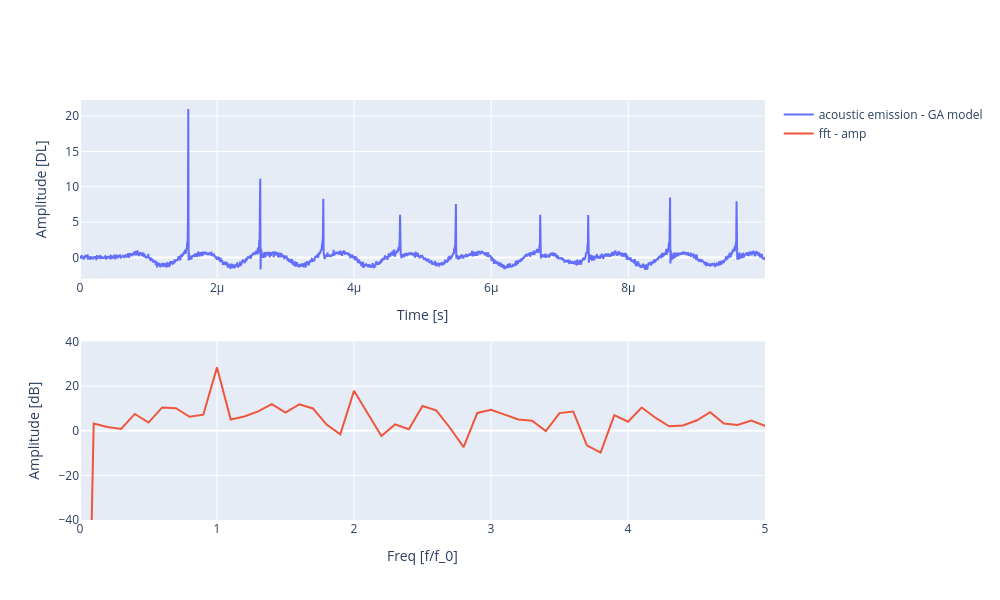

The notebook cell this image was saved under:
### Code cell
# Plot generated data
fft_lim = 5
fft_data, freq = fft(data_processed, sampling_rate, frequency)
psd_data, psd_freq = psd(data_processed, sampling_rate, frequency)

# plot sound wave and fft
fig = make_subplots(rows=2, cols=1)
fig.add_trace(
    go.Scatter(x=t_plot, y=data_processed, mode="lines", name="acoustic emission - GA model"), row=1, col=1
)
fig.add_trace(
    go.Scatter(x=psd_freq, y=to_dB(psd_data), 
               mode="lines", name="fft - amp"),
    row=2,
    col=1,
)
# fig.add_trace(
#     go.Scatter(
#         x=freq, y=np.angle(fft_data, deg=True), mode="lines", name="fft - phase"
#     ),
#     row=3,
#     col=1,
# )

fig.update_layout(
    height=600,
    width=1000,
    xaxis1=dict(title="Time [s]"),
    xaxis2=dict(title="Freq [f/f_0]", range=[0, fft_lim]),
    # xaxis3=dict(title="Freq [f/f_0]", range=[0, fft_lim]),
    yaxis1=dict(title="Amplitude [DL]"),
    yaxis2=dict(title="Amplitude [dB]",range=[-40,40]),
    # yaxis3=dict(title="Amplitude [rad]"),
)
fig.show()
if savefig_flag:
    save_figure(fig, f"GA_pressure_{result_id}")

### Figure 1 — Plotly figure (JSON) as saved in the notebook; plotly's stock layout.template omitted (floating-point values rounded to 4 significant figures; data arrays with more than 128 entries replaced by an {"elided": "..."} marker saying what was removed)
{"data": [{"mode": "lines", "name": "acoustic emission - GA model", "type": "scatter", "x": {"elided": "2000 float values"}, "xaxis": "x", "y": {"elided": "2000 float values"}, "yaxis": "y"}, {"mode": "lines", "name": "fft - amp", "type": "scatter", "x": {"elided": "1000 float values"}, "xaxis": "x2", "y": {"elided": "1000 float values"}, "yaxis": "y2"}], "layout": {"height": 600, "width": 1000, "xaxis": {"anchor": "y", "domain": [0, 1], "title": {"text": "Time [s]"}}, "xaxis2": {"anchor": "y2", "domain": [0, 1], "range": [0, 5], "title": {"text": "Freq [f/f_0]"}}, "yaxis": {"anchor": "x", "domain": [0.575, 1], "title": {"text": "Amplitude [DL]"}}, "yaxis2": {"anchor": "x2", "domain": [0, 0.425], "range": [-40, 40], "title": {"text": "Amplitude [dB]"}}}}
